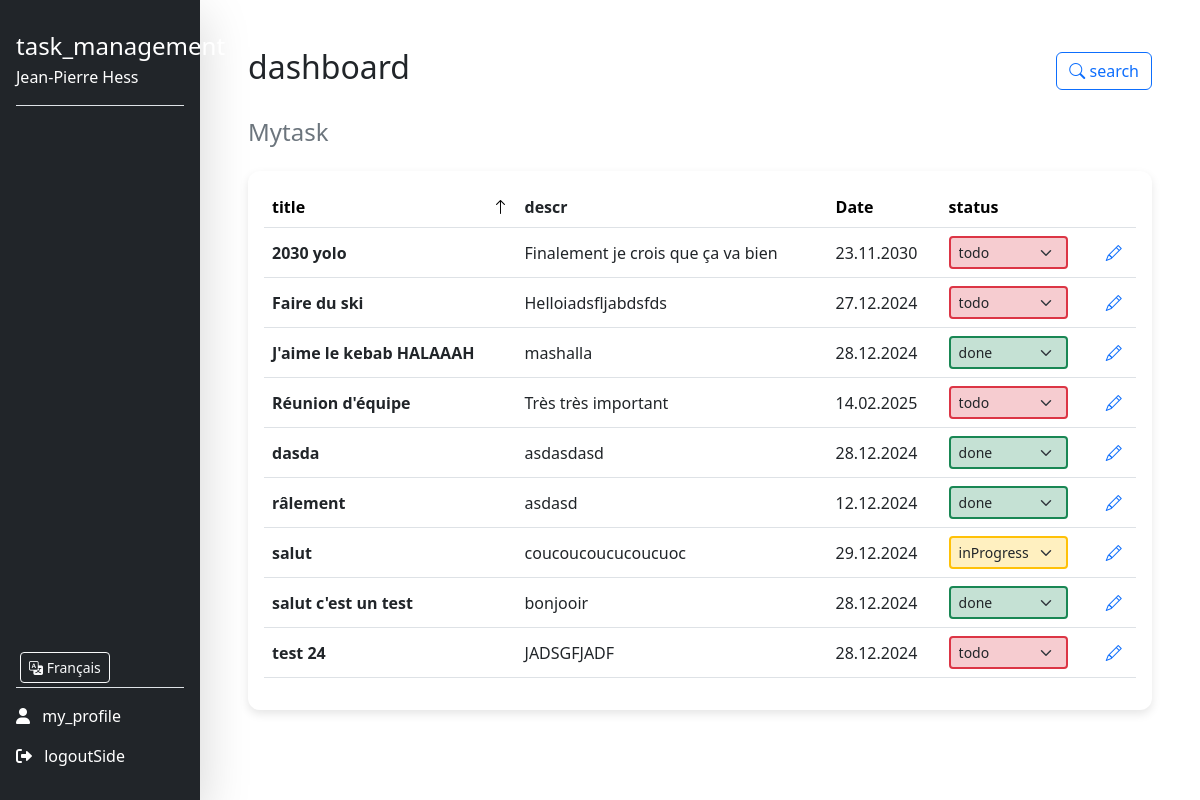
Page /dashboard.php (signed in) on the earlier database version.
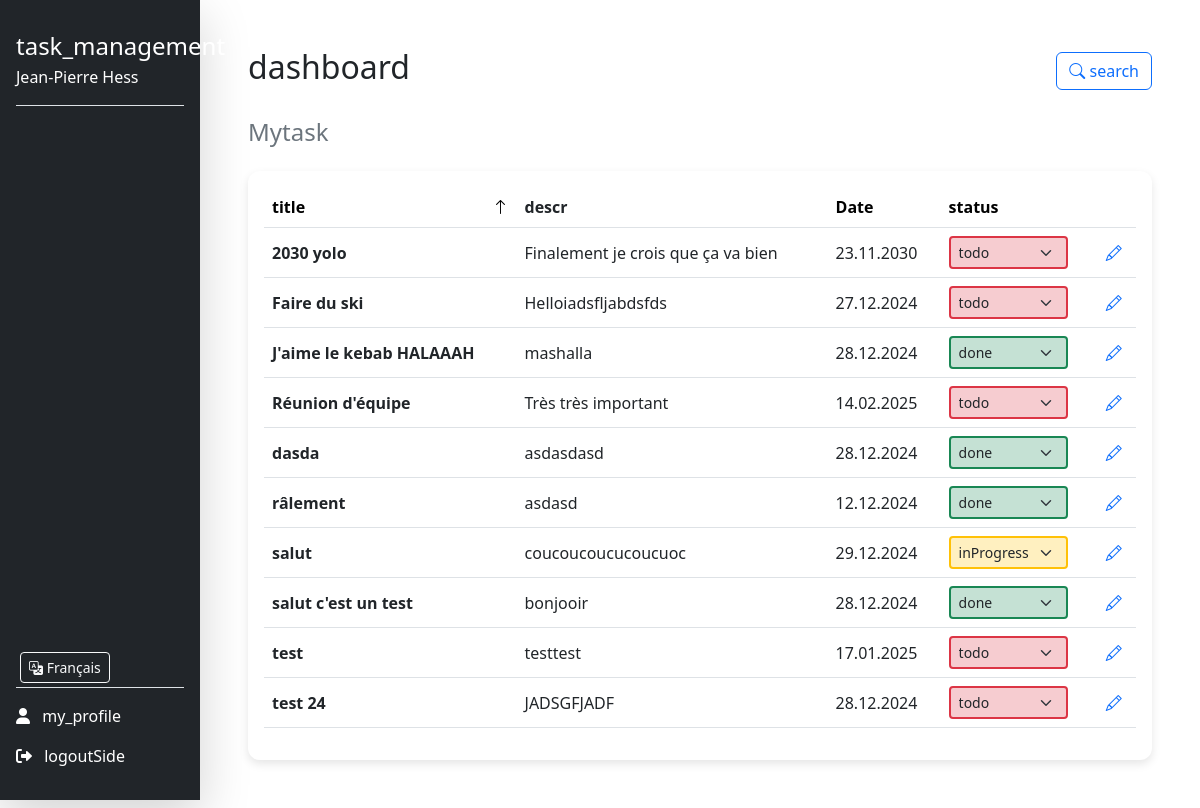
Same page on the later database version.
### tables this page shows
CREATE TABLE users (
        id INTEGER PRIMARY KEY AUTOINCREMENT,
        nom VARCHAR(120) NOT NULL,
        prenom VARCHAR(120) NOT NULL,
        email VARCHAR(120) NOT NULL UNIQUE,
        noTel VARCHAR(20) NOT NULL UNIQUE,
        motDePasse VARCHAR(255) NOT NULL,
        token VARCHAR(255) DEFAULT NULL,
        is_confirmed BOOLEAN DEFAULT 0
    );

CREATE TABLE tasks (
        id INTEGER PRIMARY KEY AUTOINCREMENT,
        userId INTEGER NOT NULL,
        titre TEXT NOT NULL,
        description TEXT DEFAULT NULL,
        dateEcheance DATE DEFAULT NULL,
        statut TEXT CHECK(statut IN ('a_faire', 'en_cours', 'termine')) DEFAULT 'a_faire',
        createdAt TIMESTAMP DEFAULT CURRENT_TIMESTAMP, 
        FOREIGN KEY (userId) REFERENCES users(id) ON DELETE CASCADE
    );

### lang/lang_func.php (called while the page is built, shortened)
<?php
function t($key)
{
    $language = getLanguage();
	$path = realpath(__DIR__);
    $messages = require $path . "/{$language}/messages.php";
    return (array_key_exists($key, $messages))
        ? $messages[$key]
        : $key;
}
function getLanguage($defaultLanguage = 'en')
{
    $language = null;
    if (isset($_GET['lang'])) {
        $language = $_GET['lang'];
    } elseif (isset($_SESSION['LANG'])) {
        $language = $_SESSION['LANG'];
    } else {
        $language = getLanguageFromBrowser($defaultLanguage);
    }
    return $language;
}
function getSupportedLanguages()
{
	$path = getcwd() . DIRECTORY_SEPARATOR . "lang" . DIRECTORY_SEPARATOR;
	$tab = glob($path . "*",GLOB_ONLYDIR);
	for ($i=0; $i<count($tab); $i++){
		$tab[$i] = basename($tab[$i]);
	}
	return $tab;
}

### src/dbManager/DbManagerCRUD.php (called while the page is built, shortened)
<?php
class DbManagerCRUD implements I_ApiCRUD
{
    private $db;
    public function __construct()
    {
        $config = parse_ini_file(__DIR__ . '/../config/db.ini');
        $dsn = $config['dsn'];
        $username = $config['username'];
        $password = $config['password'];
        $this->db = new \PDO($dsn, $username, $password);
    }
    public function getUser(string $email): array
    {
        $sql = "SELECT * FROM users WHERE email = :email;";
        $stmt = $this->db->prepare($sql);
        $stmt->bindParam(':email', $email, \PDO::PARAM_STR);
        try {
            $stmt->execute();
            $donnees = $stmt->fetchAll(\PDO::FETCH_ASSOC);
            $tabUsers = [];
            foreach ($donnees as $donneesUser) {
                $user = new Users(
                    $donneesUser["prenom"],
                    $donneesUser["nom"],
                    $donneesUser["email"],
                    $donneesUser["noTel"],
                    $donneesUser["motDePasse"],
                    $donneesUser["id"]
                );
                $tabUsers[] = $user;
            }
            return $tabUsers;
        } catch (\PDOException $e) {
            error_log("Erreur lors de la récupération des utilisateurs : " . $e->getMessage());
            return [];
        }
    }
public function getTasksByUserIdSorted(int $userId, string $sortColumn = 'titre', string $order = 'ASC'): array
{
    $validSortColumns = ['titre', 'dateEcheance', 'statut'];
    $validOrders = ['ASC', 'DESC'];
    if (!in_array($sortColumn, $validSortColumns)) {
        $sortColumn = 'titre';
    }
    try {
        $query = "
        SELECT t.id, t.titre, t.description, t.dateEcheance, t.statut, t.createdAt
        FROM tasks t
        JOIN task_users tu ON t.id = tu.taskId
        WHERE tu.userId = :userId
        ORDER BY $sortColumn $order
    ";
        $stmt = $this->db->prepare($query);
        $stmt->bindValue(':userId', $userId, \PDO::PARAM_INT);
        $stmt->execute();
        $tasks = [];
        while ($taskData = $stmt->fetch(\PDO::FETCH_ASSOC)) {
            $stmtUsers = $this->db->prepare("SELECT userId FROM task_users WHERE taskId = :taskId");
            $stmtUsers->bindValue(':taskId', $taskData['id']);
            $stmtUsers->execute();
            $userIds = $stmtUsers->fetchAll(\PDO::FETCH_COLUMN);
            $tasks[] = new Task(
                $taskData['titre'],
                $taskData['description'],
                $userIds,
                $taskData['dateEcheance'],
                $taskData['statut'],
                $taskData['id']
            );
        }
        return $tasks;
    } catch (\PDOException $e) {
        throw new \Exception('Erreur lors de la récupération des tâches triées : ' . $e->getMessage());
    }
}
}

### Includes/functions.php (called while the page is built, shortened)
<?php
function getUserByEmail($email, $dbManager) {
    $userInfoArray = $dbManager->getUser($email);
    return !empty($userInfoArray) ? $userInfoArray[0] : null;
}
function getStatusClasses($status)
{
    switch ($status) {
        case 'À faire':
            return 'border-danger bg-danger bg-opacity-25';
        case 'En cours':
            return 'border-warning bg-warning bg-opacity-25';
        case 'Terminé':
            return 'border-success bg-success bg-opacity-25';
    }
}
function getSortOrder(string $column): string
{
    $currentSort = $_GET['sort'] ?? '';
    return 'ASC';
}
?>

### src/dbManager/Users.php (called while the page is built, shortened)
<?php
class Users {
    private $id;
    private $nom;
    private $prenom;
    public function __construct(string $prenom, string $nom, string $email, string $noTel, string $motDePasse ,int $id = 0) {
        $this->prenom = $prenom;
        $this->nom = $nom;
        $this->id = $id;
    }
    public function rendId(): int {
        return (int)$this->id;
    }
    public function rendPrenom(): string {
        return $this->prenom;
    }
    public function rendNom(): string {
        return $this->nom;
    }
}

### src/dbManager/Task.php (called while the page is built, shortened)
<?php
class Task
{
    private $titre;
    private $description;
    private $dateEcheance;
    private $statut;
    public function __construct(
        string $titre,
        string $description = null,
        array $userIds = null,
        string $dateEcheance = null,
        string $statut = 'a_faire',
        int $id = 0,
    ) {
        $this->titre = $titre;
        $this->description = $description;
        $this->dateEcheance = $dateEcheance;
        $this->statut = $statut;
    }
    private function isValidDate(string $date): bool
    {
        $d = DateTime::createFromFormat('Y-m-d', $date);
        return $d && $d->format('Y-m-d') === $date;
    }
    public function rendTitre(): string
    {
        return $this->titre;
    }
    public function rendDescription(): ?string
    {
        return $this->description;
    }
    public function getFormattedDateEcheance(): ?string
    {
        if ($this->dateEcheance) {
            $d = DateTime::createFromFormat('Y-m-d', $this->dateEcheance);
            return $d ? $d->format('d.m.Y') : null;
        }
        return null;
    }
    public function getFormattedStatut(): string
    {
        $statutTraduction = [
            'a_faire' => 'À faire',
            'en_cours' => 'En cours',
            'termine' => 'Terminé',
        ];
        return $statutTraduction[$this->statut] ?? 'Inconnu';
    }
}

### dashboard.php (the view, shortened to what the rows shown need)
<?php
require_once 'includes/functions.php';
require_once 'lang' . DIRECTORY_SEPARATOR . 'lang_func.php';
$dbManager = new DbManagerCRUD();
$email = $_SESSION['email_user'] ?? null;
$userInfo = getUserByEmail($email, $dbManager);
$userId = $userInfo->rendId();
$sortColumn = $_GET['sort']  ?? 'title';
$order      = $_GET['order'] ?? 'ASC';
$query = $_GET['query'] ?? '';
if (!empty($query)) {
    $tasks = $dbManager->searchTasksSorted($query, $userId, $sortColumn, $order);
} else {
    $tasks = $dbManager->getTasksByUserIdSorted($userId, $sortColumn, $order);
}
?>
<!DOCTYPE html>
<html lang="fr">
<head>
    <link href="https://cdn.jsdelivr.net/npm/bootstrap@5.3.3/dist/css/bootstrap.min.css" rel="stylesheet">
    <link href="https://cdn.jsdelivr.net/npm/bootstrap-icons/font/bootstrap-icons.css" rel="stylesheet">
    <link rel="stylesheet" href="style/tab.css">
</head>
<body>
    <div class="container-fluid" id="loading">
        <div class="row">
            <?php include 'Includes/sidebar.php'; ?>
            <div class="main-content ms-auto col-md-9 col-lg-10 p-5">
                <div class="d-flex justify-content-between align-items-center mb-4">
                    <h2><?php echo t('dashboard'); ?></h2>
                </div>
                <?php if (empty($tasks)): ?>
                    <div class="alert alert-info mt-4">
                        <p><?php echo t('NoTask'); ?></p>
                    </div>
                <?php else: ?>
                    <div class="table-container p-3 mt-4">
                        <table class="table table-hover align-middle">
                            <thead>
                                <tr>
                                    <th scope="col">
                                        <a href="?sort=titre&order=<?php echo getSortOrder('title');
                                                                    if (!empty($query)) echo '&query=' . urlencode($query); ?>">
                                            <?php echo t('title'); ?>
                                            <i class="bi <?php
                                                            echo ($sortColumn === 'title')
                                                                ? (($order === 'ASC') ? 'bi-arrow-up' : 'bi-arrow-down')
                                                                : '';
                                                            ?>"></i>
                                        </a>
                                    </th>
                                    <th scope="col"><?php echo t('descr'); ?></th>
                                    <th scope="col">
                                        <a href="?sort=dateEcheance&order=<?php echo getSortOrder('date_echeance');
                                                                            if (!empty($query)) echo '&query=' . urlencode($query); ?>">
                                            <?php echo t('Date'); ?>
                                        </a>
                                    </th>
                                    <th scope="col">
                                        <a href="?sort=statut&order=<?php echo getSortOrder('statut');
                                                                    if (!empty($query)) echo '&query=' . urlencode($query); ?>">
                                            <?php echo t('status'); ?>
                                        </a>
                                    </th>
                                    <th scope="col"></th>
                                </tr>
                            </thead>
                            <tbody>
                                <?php foreach ($tasks as $task): ?>
                                    <tr>
                                        <td class="fw-bold">
                                            <?php echo htmlspecialchars($task->rendTitre()); ?>
                                        </td>
                                        <td class="text-truncate" style="max-width: 300px;">
                                            <?php echo htmlspecialchars($task->rendDescription()); ?>
                                        </td>
                                        <td>
                                            <?php echo htmlspecialchars($task->getFormattedDateEcheance()); ?>
                                        </td>
                                        <td>
                                            <form method="POST" action="">
                                                <div class="d-inline-block">
                                                    <select
                                                        name="statut"
                                                        class="form-select form-select-sm <?php echo getStatusClasses($task->getFormattedStatut()); ?>"
                                                        onchange="this.form.submit()"
                                                        style="border-width: 2px;">
                                                        <?php
                                                        $statuses = [
                                                            t('todo') => 'À faire',
                                                            t('inProgress') => 'En cours',
                                                            t('done') => 'Terminé'
                                                        ];
                                                        ?>
                                                        <?php foreach ($statuses as $translated => $original): ?>
                                                            <option
                                                                value="<?php echo htmlspecialchars($original); ?>"
                                                                <?php echo ($original === $task->getFormattedStatut()) ? 'selected' : ''; ?>>
                                                                <?php echo htmlspecialchars($translated); ?>
                                                            </option>
                                                        <?php endforeach; ?>
                                                    </select>
                                                </div>
                                            </form>
                                        </td>
                                        <td>
                                            <form method="GET" action="task_details.php">
                                                <button type="submit" class="btn btn-link p-0">
                                                    <i class="bi bi-pencil" title="Modifier"></i>
                                                </button>
                                            </form>
                                        </td>
                                    </tr>
                                <?php endforeach; ?>
                            </tbody>
                        </table>
                    </div>
                <?php endif; ?>
            </div>
        </div>
    </div>
</body>
</html>

### Includes/sidebar.php (shortened to what the rows shown need)
<?php
require_once('lang' . DIRECTORY_SEPARATOR . 'lang_func.php');
$email = $_SESSION['email_user'] ?? null;
$dbManager = new DbManagerCRUD();
$users = $dbManager->getUser($email);
$userName = !empty($users) ? htmlspecialchars($users[0]->rendPrenom() . ' ' . $users[0]->rendNom()) : 'Utilisateur inconnu';
?>
<!DOCTYPE html>
<html lang="<?php echo getLanguage(); ?>">
<head>
    <link href="https://cdnjs.cloudflare.com/ajax/libs/font-awesome/6.0.0-beta3/css/all.min.css" rel="stylesheet">
    <link href="https://cdn.jsdelivr.net/npm/bootstrap@5.3.0-alpha3/dist/css/bootstrap.min.css" rel="stylesheet">
    <link rel="stylesheet" href="style/sidebar.css">
    <link rel="stylesheet" href="style/stylesheet.css">
</head>
    <div class="col-md-3 col-lg-2 bg-dark text-white sidebar position-fixed vh-100 d-flex flex-column p-3 shadow-lg">
        <div class="border-bottom">
            <h4 class="mb-0 pt-3"><?php echo t('task_management'); ?></h4>
            <p class="mt-1"><?= $userName ?></p>
        </div>
    </div>
</html>

Differences in the rows shown:
added tasks: titre "test", description "testtest", dateEcheance "17.01.2025", statut "todo"
